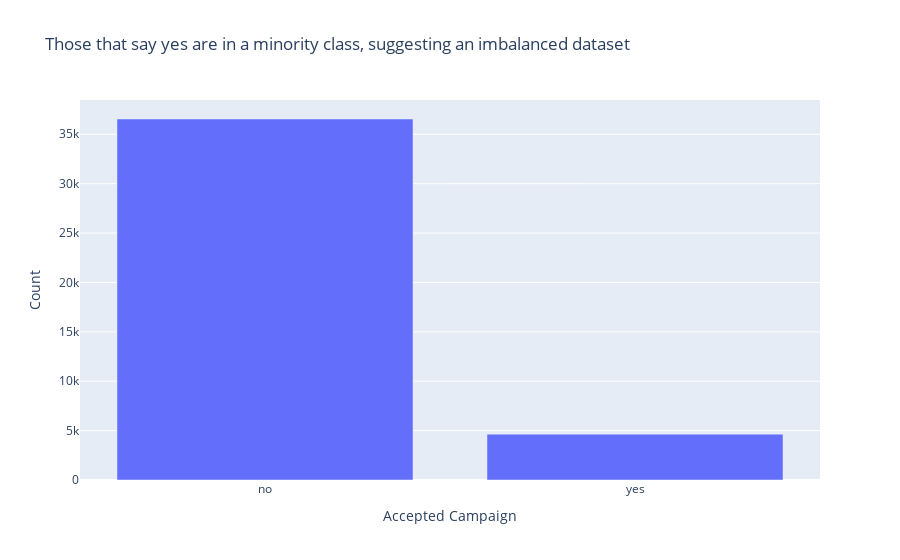

Source (notebook cell):
### Code cell
y_counts = df["y"].value_counts()
fig = px.bar(
    y_counts,
    y="count",
    title="Those that say yes are in a minority class, suggesting an imbalanced dataset",
    labels={"count": "Count", "y": "Accepted Campaign"},
)
fig.show()
fig.write_image("images/acceptance_count.png")

### Figure 1 — Plotly figure (JSON) as saved in the notebook; plotly's stock layout.template omitted (floating-point values rounded to 4 significant figures)
{"data": [{"hovertemplate": "Accepted Campaign=%{x}<br>Count=%{y}<extra></extra>", "legendgroup": "", "marker": {"color": "#636efa", "pattern": {"shape": ""}}, "name": "", "orientation": "v", "showlegend": false, "textposition": "auto", "x": ["no", "yes"], "xaxis": "x", "y": [36548, 4640], "yaxis": "y", "type": "bar"}], "layout": {"xaxis": {"anchor": "y", "domain": [0.0, 1.0], "title": {"text": "Accepted Campaign"}}, "yaxis": {"anchor": "x", "domain": [0.0, 1.0], "title": {"text": "Count"}}, "legend": {"tracegroupgap": 0}, "title": {"text": "Those that say yes are in a minority class, suggesting an imbalanced dataset"}, "barmode": "relative"}}
